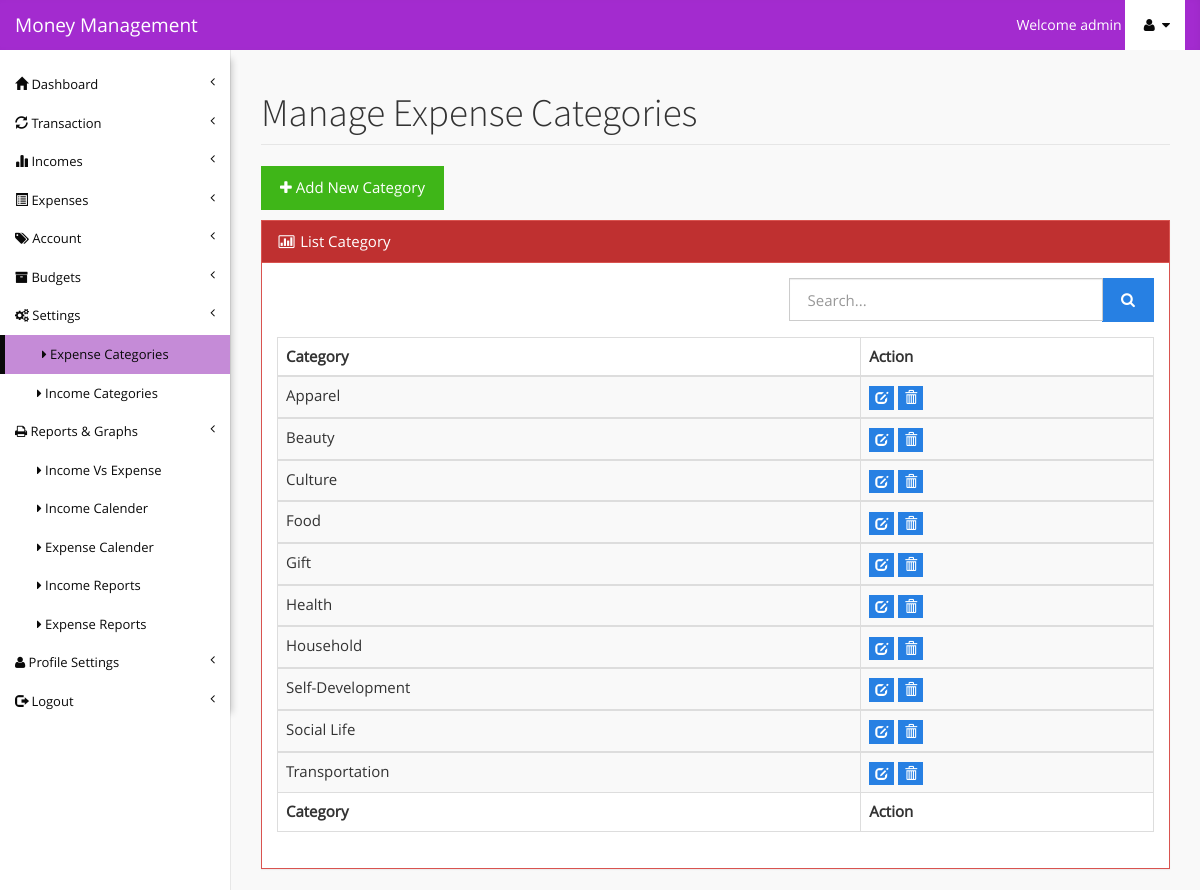
/index.php?page=ManageExpenseCategory (signed in), run on the app's committed database.
### tables this page shows
CREATE TABLE `user` (
  `UserId` int(5) NOT NULL,
  `FirstName` varchar(255) NOT NULL,
  `LastName` varchar(255) NOT NULL,
  `Email` varchar(255) NOT NULL,
  `Password` varchar(255) NOT NULL,
  `Currency` varchar(255) NOT NULL
);

CREATE TABLE `category` (
  `CategoryId` int(5) NOT NULL,
  `UserId` int(5) NOT NULL,
  `CategoryName` varchar(255) NOT NULL,
  `Level` int(2) NOT NULL
);

### includes/notification.php (called while the page is built, shortened)
<?php
$Dashboard		    	= "Dashboard";
$Transaction			= "Transaction";
$Incomes				= "Incomes";
$Expenses				= "Expenses";
$Settings				= "Settings";
$Logout					= "Logout";
$Welcome				= "Welcome";
$Category				= "Category";
$Account				= "Account";
$Action					= "Action";
$ListCategory			= "List Category";
$AddNewCategory			= "Add New Category";
$Search					= "Search...";
$IncomeVsExpense		= "Income Vs Expense";
$CategoryIncome			= "Income Categories";
$CategoryExpense		= "Expense Categories";
$ProfileSettings		= "Profile Settings";
$ReportsGraphs			= "Reports & Graphs";
$IncomeReportsM 		= "Income Reports";
$ExpenseReportsM		= "Expense Reports";
$BudgetsM				= "Budgets";
$ManageCategoriesExpense	= "Manage Expense Categories";
$IncomeCalender			= "Income Calender";
$ExpenseCalender		= "Expense Calender";
$EditCategory			= "Edit Category";
$DeleteCategories		= "Delete Category";
?>

### includes/global.php (called while the page is built, shortened)
<?php
include ('includes/db.php');
$UserId=$_SESSION['UserId'];
$GetUserInfo = "SELECT * FROM user WHERE UserId = $UserId";
$UserInfo = mysqli_query($mysqli, $GetUserInfo);
$ColUser = mysqli_fetch_assoc($UserInfo);
?>

### pages/ManageExpenseCategory.php (the view, shortened to what this page needs)
<?php
include ('includes/notification.php');
$GetList = "SELECT CategoryId, CategoryName FROM category WHERE Level = 2 AND UserId = $UserId ORDER BY CategoryName ASC";
$GetListCategory = mysqli_query($mysqli,$GetList);
	include ('includes/global.php');
?>
        <div id="page-wrapper">
            <div class="row">
                <div class="col-lg-12">
                    <h1 class="page-header"><?php echo $ManageCategoriesExpense; ?>	</h1>
                </div>
            </div>
            <a href="#new" class="btn white btn-success " data-toggle="modal"><i class="fa fa-plus"></i> <?php echo $AddNewCategory; ?></a>
            <div class="row">
                <div class="col-lg-12">
                    <div class="panel panel-red">
                        <div class="panel-heading">
                            <i class="fa fa-bar-chart-o fa-fw"></i> <?php echo $ListCategory; ?>
                        </div>
                        <div class="panel-body">
							<div class="pull-right">
								<form action="" method="post">
							<div class="form-group input-group col-lg-5	pull-right">
                                            <input type="text" name="search" placeholder="<?php echo $Search; ?>" class="form-control">
                                            <span class="input-group-btn">
                                                <button class="btn btn-primary" name="searchbtn" type="input"><i class="fa fa-search"></i>
                                                </button>
                                            </span>
                                 </div>
                                 </form>
                            </div>
                            <div class="">
                                <table class="table table-striped table-bordered table-hover" id="assetsdata">
                                    <thead>
			                <tr>
			                    <th class="text-left"><?php echo $Category; ?></th>
			                    <th class="text-left"><?php echo $Action; ?></th>
			                </tr>
			             </thead>
	                	<tbody>
							 <?php while($col = mysqli_fetch_assoc($GetListCategory)){ ?>
							<tr>
							<td><?php echo $col['CategoryName'];?></td>
							<td colspan="2" class="notification">
								<a href="#EditCat<?php echo $col['CategoryId'];?>" class="" data-toggle="modal"><span class="btn btn-primary btn-xs glyphicon glyphicon-edit" data-toggle="tooltip" data-placement="left" title="" data-original-title="<?php echo $EditCategory; ?>"></span></a>
								<a href="#DeleteCat<?php echo $col['CategoryId'];?>"  data-toggle="modal"><span class=" glyphicon glyphicon-trash btn btn-primary btn-xs" data-toggle="tooltip" data-placement="right" title="" data-original-title="<?php echo $DeleteCategories; ?>"></span></a>
							</td>
							</tr>
	                	</tbody>
                            </div>
                            </div>
	                		 <?php } ?>
		                <tfoot>
			                <tr>
			                   	<th class="text-left"><?php echo $Category; ?></th>
			                    <th class="text-left"><?php echo $Action; ?></th>
			                </tr>
		                </tfoot>

### includes/header.php (shortened to what this page needs)
<?php
include ('includes/notification.php');
?>
<!DOCTYPE html>
<html lang="en">
<head>
    <link href="css/bootstrap.min.css" rel="stylesheet">
    <link href="css/plugins/metisMenu/metisMenu.min.css" rel="stylesheet">
    <link href="css/plugins/dataTables.bootstrap.css" rel="stylesheet">
    <link href="css/sb-admin-2.css" rel="stylesheet">
    <link href="css/custom.css" rel="stylesheet">
    <link href="js/plugins/fullcalender/fullcalendar.css" rel="stylesheet">
     <link href="css/datepicker.css" rel="stylesheet">
    <link href="css/plugins/morris.css" rel="stylesheet">
    <link href="font-awesome-4.1.0/css/font-awesome.min.css" rel="stylesheet" type="text/css">
</head>
<body>
    <div id="wrapper">
        <nav class="navbar navbar-default navbar-static-top" role="navigation" style="margin-bottom: 0">
        <div class="headmain">
            <div class="navbar-header">
                <a class="navbar-brand" href="index.php">Money Management</a>
            </div>
            <ul class="nav navbar-top-links navbar-right">
                <li>
                     <?php
                    echo $Welcome;?>
                    <?php
                    echo $ColUser['FirstName'];?>
                </li>
                <li class="dropdown">
                    <a class="dropdown-toggle" data-toggle="dropdown" href="#">
                        <i class="fa fa-user fa-fw"></i>  <i class="fa fa-caret-down"></i>
                    </a>
                </li>
            </ul>
        </div>
            <div class="navbar-default sidebar" role="navigation">
                <div class="sidebar-nav navbar-collapse">
                    <ul class="nav font-sidebar" id="side-menu">
                        <li>
                            <a <?php ActiveClass("index");?> href="index.php"><i class="glyphicon glyphicon-home"></i>  <?php echo $Dashboard;?><span class="fa arrow"></a>
                        </li>
                        <li>
                            <a <?php ActiveClass("index.php?page=Transaction");?>  href="index.php?page=Transaction"><i class="glyphicon glyphicon-refresh"></i>  <?php echo $Transaction;?><span class="fa arrow"></a>
                        </li>
                        <li>
                            <a <?php ActiveClass("index.php?page=AssetReport");?> href="index.php?page=AssetReport"><i class="glyphicon glyphicon-stats"></i>  <?php echo $Incomes;?><span class="fa arrow"></span></a>
                        </li>
                        <li>
                            <a <?php ActiveClass("index.php?page=ExpenseReport");?> href="index.php?page=ExpenseReport" ><i class="glyphicon glyphicon-list-alt"></i> <?php echo $Expenses;?><span class="fa arrow"></span></a>
                        <li>
                                <li>
                                    <a <?php ActiveClass("index.php?page=ManageAccount");?> href="index.php?page=ManageAccount"> <i class="fa fa-tags"></i> <?php echo $Account;?><span class="fa arrow"></a>
                                </li>
                        </li>
                        </li>
                        <li><a <?php ActiveClass("index.php?page=ManageBudget");?> href="index.php?page=ManageBudget"><i class="fa fa-archive"></i> <?php echo $BudgetsM;?><span class="fa arrow"></a>
                        </li>
                    <li>
                        <a class="parent" href="javascript:void(0)"><i class="fa fa-gears"> </i> <?php echo $Settings;?><span class="fa arrow"></a>
                        <ul class="nav nav-second-level" id="subitem">
                                <li>
                                    <a <?php ActiveClass("index.php?page=ManageExpenseCategory");?> href="index.php?page=ManageExpenseCategory"><i class="fa fa-caret-right"></i> <?php echo $CategoryExpense;?></a>
                                </li>
                                <li>
                                    <a <?php ActiveClass("index.php?page=ManageIncomeCategory");?> href="index.php?page=ManageIncomeCategory"><i class="fa fa-caret-right"></i> <?php echo $CategoryIncome;?></a>
                                </li>
                        </ul>
                    </li>
                    <li>
                         <a class="parent" href="javascript:void(0)"><i class="fa fa-print"> </i> <?php echo $ReportsGraphs;?><span class="fa arrow"></a>
                         <ul class="nav nav-second-level" >
                                <li>
                                    <a <?php ActiveClass("index.php?page=IncomeVsExpense");?> id="subitem" href="index.php?page=IncomeVsExpense"><i class="fa fa-caret-right"> </i> <?php echo $IncomeVsExpense;?></a>
                                </li>
                                <li>
                                    <a <?php ActiveClass("index.php?page=IncomeCalender");?> id="subitem" href="index.php?page=IncomeCalender"><i class="fa fa-caret-right"> </i> <?php echo $IncomeCalender;?></a>
                                </li>
                                <li>
                                    <a <?php ActiveClass("index.php?page=ExpenseCalender");?> id="subitem" href="index.php?page=ExpenseCalender"><i class="fa fa-caret-right"> </i> <?php echo $ExpenseCalender;?></a>
                                </li>
                                <li>
                                    <a <?php ActiveClass("index.php?page=AllIncomeReports");?> id="subitem" href="index.php?page=AllIncomeReports"><i class="fa fa-caret-right"></i> <?php echo $IncomeReportsM ;?></a>
                                </li>
                                <li>
                                    <a <?php ActiveClass("index.php?page=AllExpenseReports");?> id="subitem" href="index.php?page=AllExpenseReports"><i class="fa fa-caret-right"></i> <?php echo $ExpenseReportsM;?></a>
                                </li>
                        </ul>
                    </li>
                       <li>
                            <a <?php ActiveClass("index.php?page=Settings");?> href="index.php?page=Settings"><i class="fa fa-user"> </i> <?php echo $ProfileSettings;?><span class="fa arrow"></a>
                        </li>
                         <li>
                            <a href="index.php?action=logout"><i class="glyphicon glyphicon-log-out"></i>  <?php echo $Logout;?><span class="fa arrow"></a>
                        </li>
                    </ul>
                </div>
            </div>
        </nav>

### data on the page
user: FirstName "admin"
category: CategoryName "Apparel"
category: CategoryName "Beauty"
category: CategoryName "Culture"
category: CategoryName "Food"
category: CategoryName "Gift"
category: CategoryName "Health"
category: CategoryName "Household"
category: CategoryName "Self-Development"
category: CategoryName "Social Life"
category: CategoryName "Transportation"

### other printed values
$Welcome "Welcome"
$Dashboard "Dashboard"
$Transaction "Transaction"
$Incomes "Incomes"
$Expenses "Expenses"
$Account "Account"
$BudgetsM "Budgets"
$Settings "Settings"
$CategoryExpense "Expense Categories"
$CategoryIncome "Income Categories"
$ReportsGraphs "Reports & Graphs"
$IncomeVsExpense "Income Vs Expense"
$IncomeCalender "Income Calender"
$ExpenseCalender "Expense Calender"
$IncomeReportsM "Income Reports"
